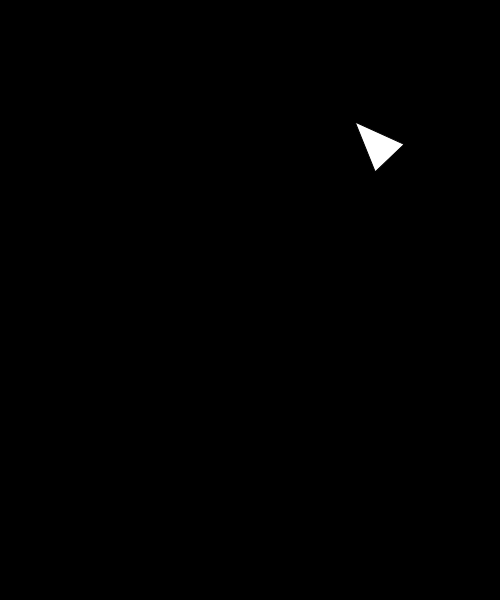
Frame 1 (no input)
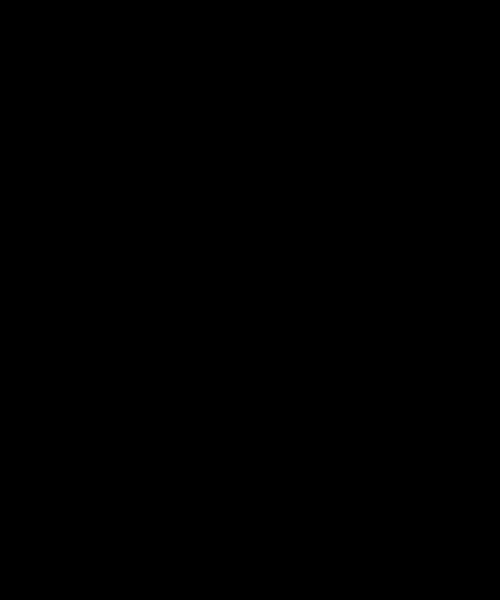
Frame 60 (no input)
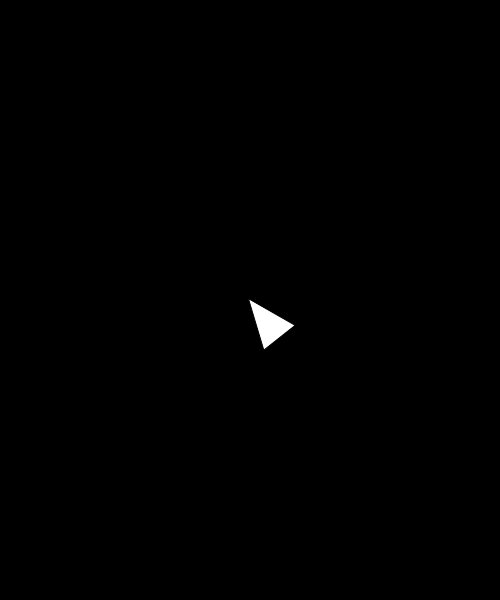
Frame 120 (the mouse pressed at the canvas centre since frame 60)

The p5.js sketch that drew these frames (run headless with seeded random() and noise() and a simulated clock; from frame 60 on, the mouse is pressed at the canvas centre):

// p5.js sketch
// ── sketch.js
"use strict";
var p;
function setup() {
  createCanvas(500,600);
  p = new Shape(random(width),random(height));
}

function draw() {
  background(0);
  var pos = createVector(mouseX,mouseY);
  p.applyAttraction(pos);
  p.update();
  p.display();
}
// ── shape.js
"use strict";

class Shape {
  constructor(x, y) {
    this.pos = createVector(x, y);
    this.vel = createVector(random(-3, 3), random(-3, 3));
    this.acc = createVector();
    this.angel = 0;
  }

  update() {
    this.vel.add(this.acc);
    this.pos.add(this.vel);
    this.acc.mult(0);
    this.vel.mult(0.9);
    
    //NOTES ON sin and cos 
    //suppose we only know point(x,y)
    //angle = atan(y/x) -->****
    //atan needs four if statement to calculate 第一第二第三第四象限的数值
    //so use vel.heading or atan2(y/x)

    
    this.angle = this.vel.heading();
    this.angle = atan2(this.vel.y,this.vel.x);
  }
  applyForce(force) {
    this.acc.add(force);
  }
  applyAttraction(otherPos) {
    var vector = p5.Vector.sub(otherPos, this.pos);
    vector.mult(0.01);
    this.applyForce(vector);
  }
  display() {
    push();
    translate(this.pos.x, this.pos.y);
    rotate(this.angle);
    triangle(0, 0, -50, 20, -50, -20);
    pop();
  }
}
